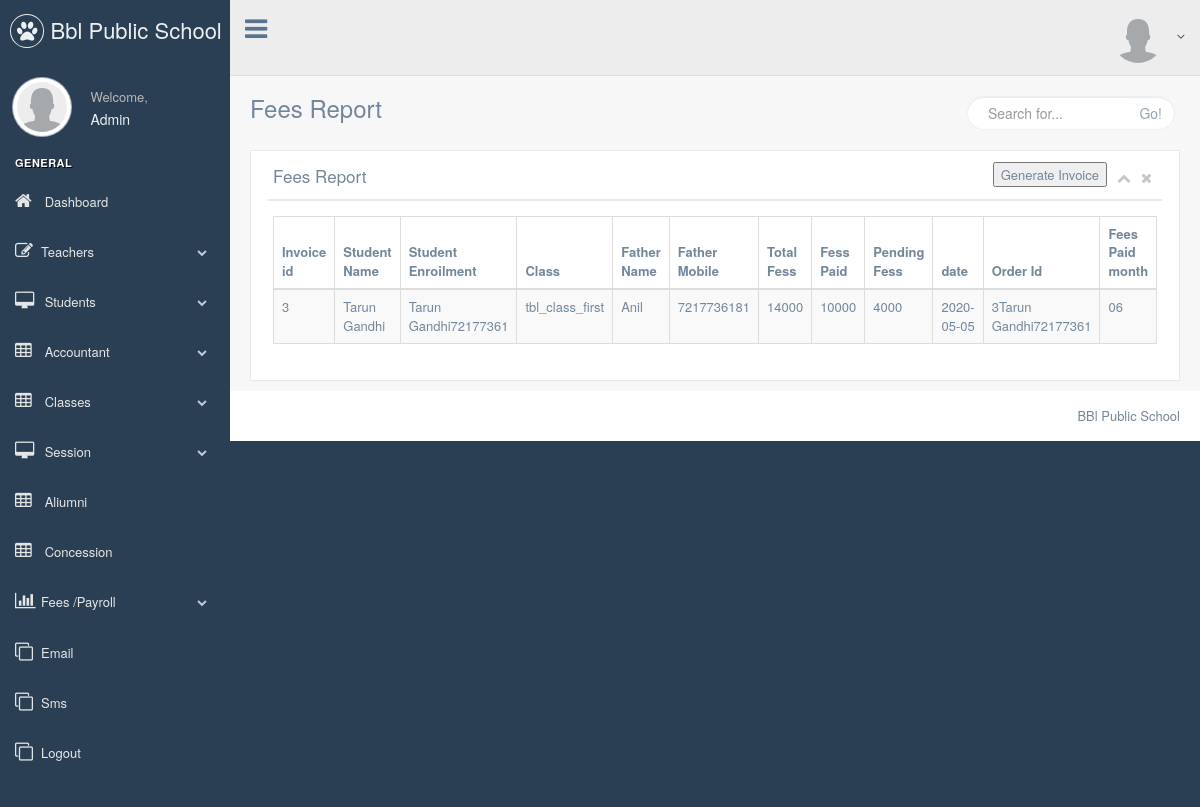
/bblpublicschool/production/fees_report.php (signed in), run on the app's committed database.
### tables this page shows
CREATE TABLE `tbl_fee_invoice` (
  `i_id` int(11) NOT NULL,
  `i_invoice_id` int(11) DEFAULT NULL,
  `v_student_name` varchar(50) NOT NULL,
  `v_admission_no` varchar(200) NOT NULL,
  `v_student_enroilment_no` varchar(200) NOT NULL,
  `v_address` varchar(300) NOT NULL,
  `v_class` varchar(200) NOT NULL,
  `v_student_father_name` varchar(200) NOT NULL,
  `v_father_mobile` varchar(200) NOT NULL,
  `v_fees_paid` varchar(200) NOT NULL,
  `v_fees_paid_month` varchar(200) NOT NULL,
  `v_fees_paid_year` varchar(200) NOT NULL,
  `v_pending_fees` varchar(200) NOT NULL,
  `v_late_fees` varchar(20) NOT NULL,
  `d_date` date NOT NULL,
  `v_order_id` varchar(200) NOT NULL
);

### bblpublicschool/production/fees_report.php (the view)
<?php
include "header.php";
?>
<div class="right_col" role="main">
  <div class="">
    <div class="page-title">
      <div class="title_left">
        <h3>Fees Report <small></small></h3>
      </div>
      <div class="title_right">
        <div class="col-md-5 col-sm-5 col-xs-12 form-group pull-right top_search">
          <div class="input-group">
            <input type="text" class="form-control" placeholder="Search for...">
            <span class="input-group-btn">
              <button class="btn btn-default" type="button">Go!</button>
            </span>
          </div>
        </div>
      </div>
    </div>
    <div class="clearfix"></div>
<div class="row">
  <div class="col-md-12 col-sm-12 col-xs-12">
    <div class="x_panel">
      <div class="x_title">
        <h2>Fees Report<small>Class Wise</small></h2>
        <ul class="nav navbar-right panel_toolbox">
          <li><button href="fees_invoice.php"> Generate Invoice
          </button></li>
          <li><a class="collapse-link"><i class="fa fa-chevron-up"></i></a>
          </li>
          <li><a class="close-link"><i class="fa fa-close"></i></a>
          </li>
        </ul>
        <div class="clearfix"></div>
      </div>
      <div class="x_content">
    <?php
    include "phpmysqlconnect.php";
       $qry_select_all_invoice = "select * from tbl_fee_invoice";
        $res_qry_select_all_invoice = mysqli_query($db,$qry_select_all_invoice);
        $res_num_rows=mysqli_num_rows($res_qry_select_all_invoice);
        if($res_num_rows>0){
            ?>
        <table id="datatable-buttons" class="table table-striped table-bordered">
          <thead>
            <tr>
              <th>Invoice id</th>
              <th>Student Name</th>
              <th>Student Enroilment</th>
              <th>Class</th>
              <th>Father Name</th>
              <th>Father Mobile</th>
              <th>Total Fess </th>
              <th>Fess  Paid</th>
              <th>Pending Fess </th>
              <th>date</th>
              <th>Order Id </th>
              <th>Fees Paid month </th>
            </tr>
          </thead>
          <tbody>
                <?php
            while($row_res_qry_select_all_invoice = mysqli_fetch_assoc($res_qry_select_all_invoice))
            {
        $total_fees=$row_res_qry_select_all_invoice['v_fees_paid']+$row_res_qry_select_all_invoice['v_pending_fees'];
             ?>
            <tr>
              <td><?php echo $row_res_qry_select_all_invoice['i_invoice_id'];  ?></td>
              <td><?php echo $row_res_qry_select_all_invoice['v_student_name'];  ?></td>
              <td><?php echo $row_res_qry_select_all_invoice['v_student_enroilment_no'];  ?></td>
              <td><?php echo $row_res_qry_select_all_invoice['v_class'];  ?></td>
              <td><?php echo $row_res_qry_select_all_invoice['v_student_father_name'];  ?></td>
              <td><?php echo $row_res_qry_select_all_invoice['v_father_mobile'];  ?></td>
              <td><?php echo $total_fees ?></td>
              <td><?php echo $row_res_qry_select_all_invoice['v_fees_paid'];  ?></td>
              <td><?php echo $row_res_qry_select_all_invoice['v_pending_fees'];  ?></td>
              <td><?php echo $row_res_qry_select_all_invoice['d_date'];  ?></td>
              <td><?php echo $row_res_qry_select_all_invoice['v_order_id'];  ?></td>
              <td><?php echo $row_res_qry_select_all_invoice['v_fees_paid_month'];  ?></td>
            </tr>
            <?php
          }
            ?>
          </tbody>
        </table>
        <?php
}
else {
  echo "Data not found";
}
         ?>
      </div>
    </div>
  </div>
</div>
  </div>
</div>
<?php
include "footer.php";
 ?>

### data on the page
tbl_fee_invoice: i_invoice "3", v_student_name "Tarun Gandhi", v_student_enroilment_no "Tarun Gandhi72177361", v_class "tbl_class_first", v_student_father_name "Anil", v_father_mobile "7217736181", total_fees "14000", v_fees_paid "10000", v_pending_fees "4000", d_date "2020-05-05", v_order "3Tarun Gandhi72177361", v_fees_paid_month "06"

### other printed values
$v_user_name "Admin"
